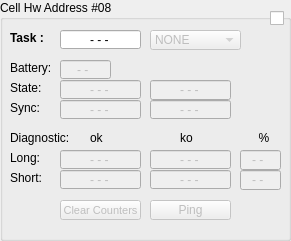
       <widget class="QGroupBox" name="groupCell_8">
        <property name="enabled">
         <bool>true</bool>
        </property>
        <property name="geometry">
         <rect>
          <x>910</x>
          <y>260</y>
          <width>291</width>
          <height>241</height>
         </rect>
        </property>
        <property name="title">
         <string>Cell Hw Address #08</string>
        </property>
        <widget class="QLabel" name="label_151">
         <property name="geometry">
          <rect>
           <x>10</x>
           <y>60</y>
           <width>40</width>
           <height>16</height>
          </rect>
         </property>
         <property name="text">
          <string>Battery:</string>
         </property>
        </widget>
        <widget class="QLineEdit" name="lineCellBattery_8">
         <property name="enabled">
          <bool>false</bool>
         </property>
         <property name="geometry">
          <rect>
           <x>60</x>
           <y>60</y>
           <width>51</width>
           <height>19</height>
          </rect>
         </property>
         <property name="layoutDirection">
          <enum>Qt::LeftToRight</enum>
         </property>
         <property name="text">
          <string>- - </string>
         </property>
         <property name="alignment">
          <set>Qt::AlignCenter</set>
         </property>
         <property name="readOnly">
          <bool>true</bool>
         </property>
        </widget>
        <widget class="QComboBox" name="comboCellTask_8">
         <property name="enabled">
          <bool>false</bool>
         </property>
         <property name="geometry">
          <rect>
           <x>150</x>
           <y>30</y>
           <width>91</width>
           <height>20</height>
          </rect>
         </property>
         <property name="sizePolicy">
          <sizepolicy hsizetype="Fixed" vsizetype="Fixed">
           <horstretch>0</horstretch>
           <verstretch>0</verstretch>
          </sizepolicy>
         </property>
         <item>
          <property name="text">
           <string>NONE</string>
          </property>
         </item>
         <item>
          <property name="text">
           <string>START</string>
          </property>
         </item>
         <item>
          <property name="text">
           <string>SPLIT #1</string>
          </property>
         </item>
         <item>
          <property name="text">
           <string>SPLIT #2</string>
          </property>
         </item>
         <item>
          <property name="text">
           <string>SPLIT #3</string>
          </property>
         </item>
         <item>
          <property name="text">
           <string>SPLIT #4</string>
          </property>
         </item>
         <item>
          <property name="text">
           <string>FINISH</string>
          </property>
         </item>
        </widget>
        <widget class="QLineEdit" name="lineCellTask_8">
         <property name="enabled">
          <bool>true</bool>
         </property>
         <property name="geometry">
          <rect>
           <x>60</x>
           <y>30</y>
           <width>81</width>
           <height>19</height>
          </rect>
         </property>
         <property name="layoutDirection">
          <enum>Qt::LeftToRight</enum>
         </property>
         <property name="autoFillBackground">
          <bool>false</bool>
         </property>
         <property name="styleSheet">
          <string notr="true"/>
         </property>
         <property name="text">
          <string>- - -</string>
         </property>
         <property name="alignment">
          <set>Qt::AlignCenter</set>
         </property>
         <property name="readOnly">
          <bool>true</bool>
         </property>
        </widget>
        <widget class="QLabel" name="label_152">
         <property name="geometry">
          <rect>
           <x>10</x>
           <y>30</y>
           <width>35</width>
           <height>16</height>
          </rect>
         </property>
         <property name="font">
          <font>
           <pointsize>9</pointsize>
           <weight>75</weight>
           <bold>true</bold>
          </font>
         </property>
         <property name="text">
          <string>Task :</string>
         </property>
        </widget>
        <widget class="QLabel" name="label_153">
         <property name="geometry">
          <rect>
           <x>10</x>
           <y>150</y>
           <width>48</width>
           <height>16</height>
          </rect>
         </property>
         <property name="text">
          <string>Long:</string>
         </property>
        </widget>
        <widget class="QLineEdit" name="lineCellDiagLongOk_8">
         <property name="enabled">
          <bool>false</bool>
         </property>
         <property name="geometry">
          <rect>
           <x>60</x>
           <y>150</y>
           <width>81</width>
           <height>19</height>
          </rect>
         </property>
         <property name="sizePolicy">
          <sizepolicy hsizetype="Fixed" vsizetype="Fixed">
           <horstretch>0</horstretch>
           <verstretch>0</verstretch>
          </sizepolicy>
         </property>
         <property name="layoutDirection">
          <enum>Qt::LeftToRight</enum>
         </property>
         <property name="text">
          <string>- - -</string>
         </property>
         <property name="alignment">
          <set>Qt::AlignCenter</set>
         </property>
         <property name="readOnly">
          <bool>true</bool>
         </property>
        </widget>
        <widget class="QLineEdit" name="lineCellDiagLongKo_8">
         <property name="enabled">
          <bool>false</bool>
         </property>
         <property name="geometry">
          <rect>
           <x>150</x>
           <y>150</y>
           <width>81</width>
           <height>19</height>
          </rect>
         </property>
         <property name="sizePolicy">
          <sizepolicy hsizetype="Fixed" vsizetype="Fixed">
           <horstretch>0</horstretch>
           <verstretch>0</verstretch>
          </sizepolicy>
         </property>
         <property name="layoutDirection">
          <enum>Qt::LeftToRight</enum>
         </property>
         <property name="text">
          <string>- - -</string>
         </property>
         <property name="alignment">
          <set>Qt::AlignCenter</set>
         </property>
         <property name="readOnly">
          <bool>true</bool>
         </property>
        </widget>
        <widget class="QCheckBox" name="checkCell_8">
         <property name="enabled">
          <bool>true</bool>
         </property>
         <property name="geometry">
          <rect>
           <x>270</x>
           <y>10</y>
           <width>16</width>
           <height>16</height>
          </rect>
         </property>
         <property name="layoutDirection">
          <enum>Qt::LeftToRight</enum>
         </property>
         <property name="text">
          <string/>
         </property>
        </widget>
        <widget class="QPushButton" name="pushCellPing_8">
         <property name="enabled">
          <bool>false</bool>
         </property>
         <property name="geometry">
          <rect>
           <x>150</x>
           <y>200</y>
           <width>81</width>
           <height>20</height>
          </rect>
         </property>
         <property name="sizePolicy">
          <sizepolicy hsizetype="Fixed" vsizetype="Fixed">
           <horstretch>0</horstretch>
           <verstretch>0</verstretch>
          </sizepolicy>
         </property>
         <property name="layoutDirection">
          <enum>Qt::RightToLeft</enum>
         </property>
         <property name="text">
          <string>Ping</string>
         </property>
        </widget>
        <widget class="QLineEdit" name="lineCellDiagLongRatio_8">
         <property name="enabled">
          <bool>false</bool>
         </property>
         <property name="geometry">
          <rect>
           <x>240</x>
           <y>150</y>
           <width>41</width>
           <height>20</height>
          </rect>
         </property>
         <property name="sizePolicy">
          <sizepolicy hsizetype="Fixed" vsizetype="Fixed">
           <horstretch>0</horstretch>
           <verstretch>0</verstretch>
          </sizepolicy>
         </property>
         <property name="layoutDirection">
          <enum>Qt::LeftToRight</enum>
         </property>
         <property name="text">
          <string>- - </string>
         </property>
         <property name="alignment">
          <set>Qt::AlignCenter</set>
         </property>
         <property name="readOnly">
          <bool>true</bool>
         </property>
        </widget>
        <widget class="QPushButton" name="pushCellClearCounters_8">
         <property name="enabled">
          <bool>false</bool>
         </property>
         <property name="geometry">
          <rect>
           <x>60</x>
           <y>200</y>
           <width>81</width>
           <height>20</height>
          </rect>
         </property>
         <property name="sizePolicy">
          <sizepolicy hsizetype="Fixed" vsizetype="Fixed">
           <horstretch>0</horstretch>
           <verstretch>0</verstretch>
          </sizepolicy>
         </property>
         <property name="font">
          <font>
           <pointsize>8</pointsize>
          </font>
         </property>
         <property name="layoutDirection">
          <enum>Qt::RightToLeft</enum>
         </property>
         <property name="text">
          <string>Clear Counters</string>
         </property>
        </widget>
        <widget class="QLabel" name="label_154">
         <property name="geometry">
          <rect>
           <x>10</x>
           <y>100</y>
           <width>48</width>
           <height>16</height>
          </rect>
         </property>
         <property name="text">
          <string>Sync:</string>
         </property>
        </widget>
        <widget class="QLineEdit" name="lineCellSynchronizedOnce_8">
         <property name="enabled">
          <bool>false</bool>
         </property>
         <property name="geometry">
          <rect>
           <x>60</x>
           <y>100</y>
           <width>81</width>
           <height>19</height>
          </rect>
         </property>
         <property name="sizePolicy">
          <sizepolicy hsizetype="Fixed" vsizetype="Fixed">
           <horstretch>0</horstretch>
           <verstretch>0</verstretch>
          </sizepolicy>
         </property>
         <property name="layoutDirection">
          <enum>Qt::LeftToRight</enum>
         </property>
         <property name="text">
          <string>- - -</string>
         </property>
         <property name="alignment">
          <set>Qt::AlignCenter</set>
         </property>
         <property name="readOnly">
          <bool>true</bool>
         </property>
        </widget>
        <widget class="QLineEdit" name="lineCellSynchronized_8">
         <property name="enabled">
          <bool>false</bool>
         </property>
         <property name="geometry">
          <rect>
           <x>150</x>
           <y>100</y>
           <width>81</width>
           <height>19</height>
          </rect>
         </property>
         <property name="sizePolicy">
          <sizepolicy hsizetype="Fixed" vsizetype="Fixed">
           <horstretch>0</horstretch>
           <verstretch>0</verstretch>
          </sizepolicy>
         </property>
         <property name="layoutDirection">
          <enum>Qt::LeftToRight</enum>
         </property>
         <property name="text">
          <string>- - -</string>
         </property>
         <property name="alignment">
          <set>Qt::AlignCenter</set>
         </property>
         <property name="readOnly">
          <bool>true</bool>
         </property>
        </widget>
        <widget class="QLabel" name="label_156">
         <property name="geometry">
          <rect>
           <x>10</x>
           <y>80</y>
           <width>51</width>
           <height>16</height>
          </rect>
         </property>
         <property name="text">
          <string>State:</string>
         </property>
        </widget>
        <widget class="QLineEdit" name="lineCellIrSinal_8">
         <property name="enabled">
          <bool>false</bool>
         </property>
         <property name="geometry">
          <rect>
           <x>60</x>
           <y>80</y>
           <width>81</width>
           <height>19</height>
          </rect>
         </property>
         <property name="layoutDirection">
          <enum>Qt::LeftToRight</enum>
         </property>
         <property name="text">
          <string>- - -</string>
         </property>
         <property name="alignment">
          <set>Qt::AlignCenter</set>
         </property>
         <property name="readOnly">
          <bool>true</bool>
         </property>
        </widget>
        <widget class="QLineEdit" name="lineCellActive_8">
         <property name="enabled">
          <bool>false</bool>
         </property>
         <property name="geometry">
          <rect>
           <x>150</x>
           <y>80</y>
           <width>81</width>
           <height>20</height>
          </rect>
         </property>
         <property name="layoutDirection">
          <enum>Qt::LeftToRight</enum>
         </property>
         <property name="text">
          <string>- - -</string>
         </property>
         <property name="alignment">
          <set>Qt::AlignCenter</set>
         </property>
         <property name="readOnly">
          <bool>true</bool>
         </property>
        </widget>
        <widget class="QLabel" name="label_157">
         <property name="geometry">
          <rect>
           <x>240</x>
           <y>130</y>
           <width>48</width>
           <height>16</height>
          </rect>
         </property>
         <property name="text">
          <string>%</string>
         </property>
         <property name="alignment">
          <set>Qt::AlignCenter</set>
         </property>
        </widget>
        <widget class="QLabel" name="label_158">
         <property name="geometry">
          <rect>
           <x>10</x>
           <y>170</y>
           <width>48</width>
           <height>16</height>
          </rect>
         </property>
         <property name="text">
          <string>Short:</string>
         </property>
        </widget>
        <widget class="QLineEdit" name="lineCellDiagShortKo_8">
         <property name="enabled">
          <bool>false</bool>
         </property>
         <property name="geometry">
          <rect>
           <x>150</x>
           <y>170</y>
           <width>81</width>
           <height>19</height>
          </rect>
         </property>
         <property name="sizePolicy">
          <sizepolicy hsizetype="Fixed" vsizetype="Fixed">
           <horstretch>0</horstretch>
           <verstretch>0</verstretch>
          </sizepolicy>
         </property>
         <property name="layoutDirection">
          <enum>Qt::LeftToRight</enum>
         </property>
         <property name="text">
          <string>- - -</string>
         </property>
         <property name="alignment">
          <set>Qt::AlignCenter</set>
         </property>
         <property name="readOnly">
          <bool>true</bool>
         </property>
        </widget>
        <widget class="QLineEdit" name="lineCellDiagShortOk_8">
         <property name="enabled">
          <bool>false</bool>
         </property>
         <property name="geometry">
          <rect>
           <x>60</x>
           <y>170</y>
           <width>81</width>
           <height>19</height>
          </rect>
         </property>
         <property name="sizePolicy">
          <sizepolicy hsizetype="Fixed" vsizetype="Fixed">
           <horstretch>0</horstretch>
           <verstretch>0</verstretch>
          </sizepolicy>
         </property>
         <property name="layoutDirection">
          <enum>Qt::LeftToRight</enum>
         </property>
         <property name="text">
          <string>- - -</string>
         </property>
         <property name="alignment">
          <set>Qt::AlignCenter</set>
         </property>
         <property name="readOnly">
          <bool>true</bool>
         </property>
        </widget>
        <widget class="QLineEdit" name="lineCellDiagShortRatio_8">
         <property name="enabled">
          <bool>false</bool>
         </property>
         <property name="geometry">
          <rect>
           <x>240</x>
           <y>170</y>
           <width>41</width>
           <height>20</height>
          </rect>
         </property>
         <property name="sizePolicy">
          <sizepolicy hsizetype="Fixed" vsizetype="Fixed">
           <horstretch>0</horstretch>
           <verstretch>0</verstretch>
          </sizepolicy>
         </property>
         <property name="layoutDirection">
          <enum>Qt::LeftToRight</enum>
         </property>
         <property name="text">
          <string>- - </string>
         </property>
         <property name="alignment">
          <set>Qt::AlignCenter</set>
         </property>
         <property name="readOnly">
          <bool>true</bool>
         </property>
        </widget>
        <widget class="QLabel" name="label_159">
         <property name="geometry">
          <rect>
           <x>10</x>
           <y>130</y>
           <width>61</width>
           <height>16</height>
          </rect>
         </property>
         <property name="text">
          <string>Diagnostic:</string>
         </property>
        </widget>
        <widget class="QLabel" name="label_160">
         <property name="geometry">
          <rect>
           <x>90</x>
           <y>130</y>
           <width>31</width>
           <height>16</height>
          </rect>
         </property>
         <property name="text">
          <string>ok</string>
         </property>
        </widget>
        <widget class="QLabel" name="label_161">
         <property name="geometry">
          <rect>
           <x>180</x>
           <y>130</y>
           <width>31</width>
           <height>16</height>
          </rect>
         </property>
         <property name="text">
          <string>ko</string>
         </property>
        </widget>
       </widget>
